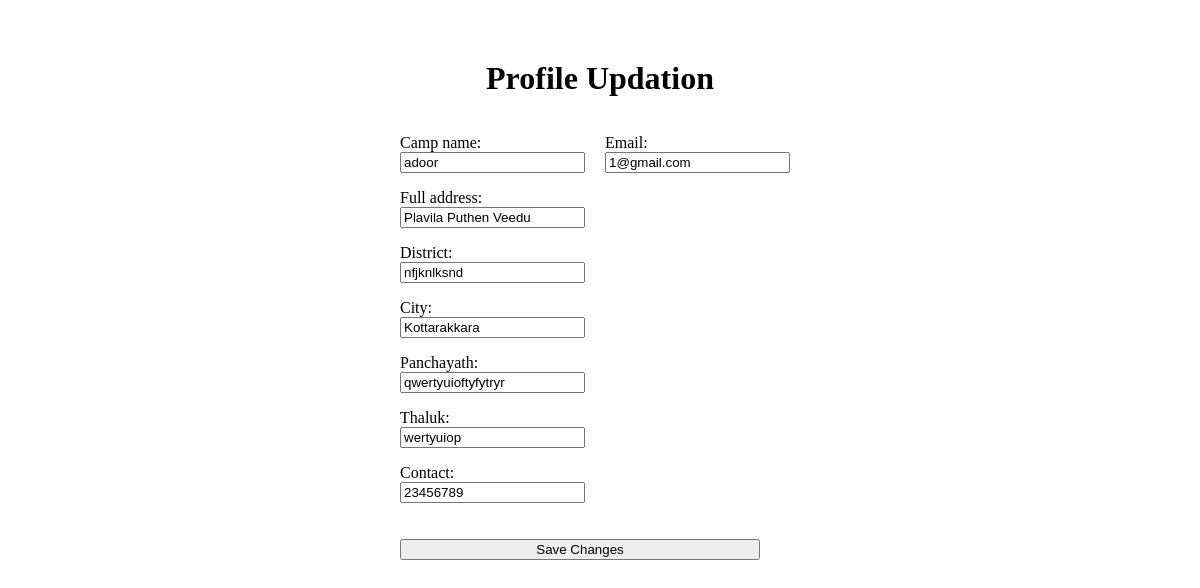
/editcamp/ (signed in), run on the app's committed database.
### app/models.py (models this page shows)
class Camp(models.Model):
    camp_name=models.CharField(max_length=100)
    full_address=models.CharField(max_length=150)
    district=models.CharField(max_length=100)
    city=models.CharField(max_length=100)
    panchayath=models.CharField(max_length=100)
    thaluk=models.CharField(max_length=100)
    contact=models.CharField(max_length=15)
    login_id=models.ForeignKey(Login,on_delete=models.CASCADE,null=True,blank=True)

class Login(models.Model):
    email=models.EmailField(unique=True)
    password=models.CharField(max_length=100)
    usertype=models.CharField(max_length=100)

### app/views.py (the view)
# urls.py: path("editcamp/",views.EditCamp, name='EditCamp'),
def EditCamp(request):
    id=request.session['camp_id']
    user=get_object_or_404(Login, id=id)
    camp=get_object_or_404(Camp, login_id=user)
    if request.method == "POST":
        login=LoginEditForm(request.POST, instance=user)
        form=CampForm(request.POST, instance=camp)
        if form.is_valid() and login.is_valid():
            form.save()
            login.save()
            messages.success(request,"Profile Updated Successfully")
            return redirect('CampHome')
    else:
        login=LoginEditForm(instance=user)
        form=CampForm(instance=camp)
    return render(request,'common/edit_profile.html',{'form':form,'login':login})

### app/forms.py
class CampForm(forms.ModelForm):
    class Meta:
        model=Camp
        fields=['camp_name','full_address','district','city','panchayath','thaluk','contact']

class LoginEditForm(forms.ModelForm): # form for profile editing
    class Meta:
        model=Login
        fields=['email']

### app/templates/common/edit_profile.html (shortened to what this page needs)
<!DOCTYPE html>
<html lang="en">
  <head>
  </head>
  <body>
    <h1>Profile Updation</h1>
    <form method="post">
      <div class="form-container">
        <div>{{ form.as_p }}</div>
        <div>{{ login.as_p }}</div>
        <button type="submit">Save Changes</button>
      </div>
    </form>
  </body>
</html>

### app/templates/common/edit_profile.html (style rules this page uses)
body { margin: 0; }
h1 { text-align: center; margin-top: 60px; }
.form-container { display: grid; grid-template-columns: 1fr 2fr; gap: 20px; max-width: 400px; margin: 0 auto; }
.form-container button { grid-column: span 2; }
button { margin-right: 40px; }

### data on the page
Camp: camp_name "adoor", full_address "Plavila Puthen Veedu", district "nfjknlksnd", city "Kottarakkara", panchayath "qwertyuioftyfytryr", thaluk "wertyuiop", contact "23456789"
Login: email "1@gmail.com"
